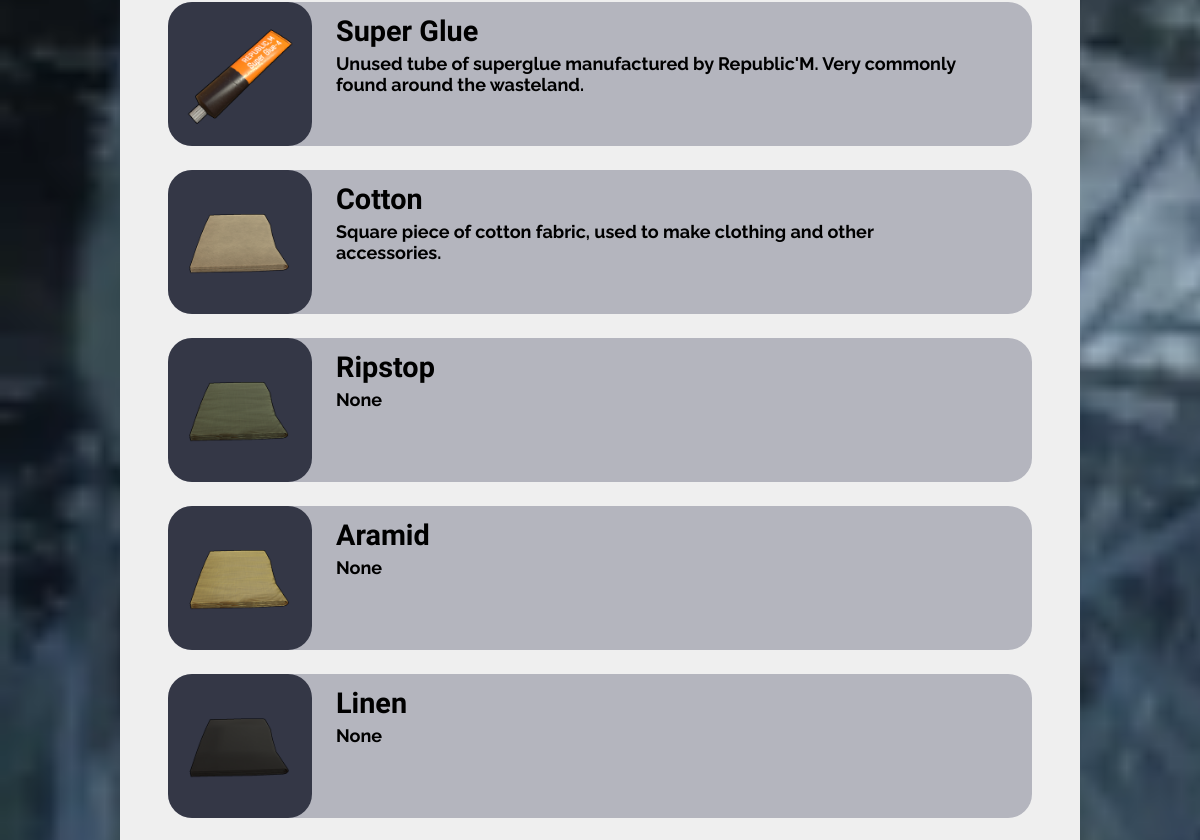
/items (middle part), run on an earlier commit of the app's database.
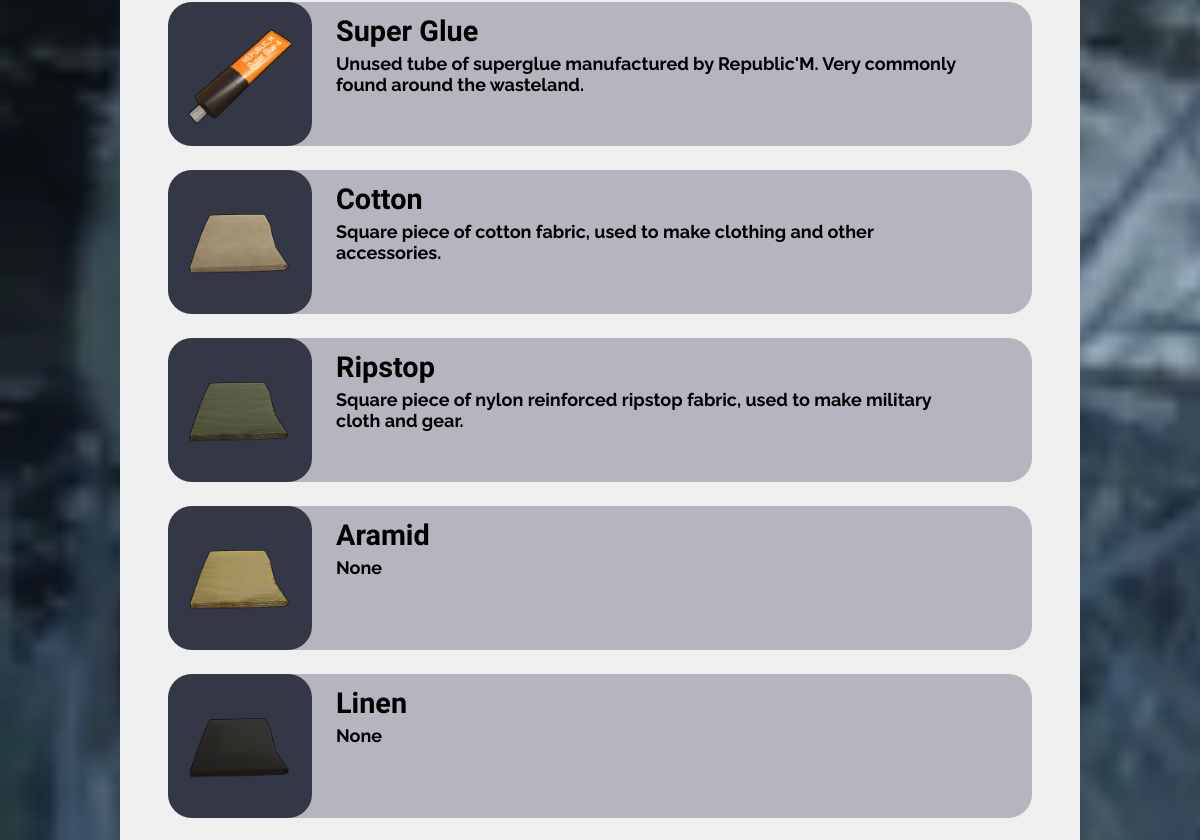
And on a later commit of the database.
### tables this page shows
CREATE TABLE junk (id INTEGER PRIMARY KEY, name TEXT, stack INTEGER, description TEXT, image TEXT);

### Flask/routes.py (the view)
@app.route("/items")
def all_items():
    conn = sqlite3.connect('delta.db')
    cur = conn.cursor()
    search_query = request.args.get('search', '')
    if search_query:
       cur.execute("SELECT id, name, description, image FROM junk WHERE name LIKE ? ORDER BY id", ('%' + search_query + '%',))
    else:
        cur.execute("SELECT id, name, description, image FROM junk ORDER BY id")
    results = cur.fetchall()
    conn.close()
    return render_template('items.html', params=results, title="Items", search=search_query, easter_egg_queries=easter_egg_queries)

### Flask/templates/items.html (shortened to what this page needs)
{% extends "partials/layout.html" %}
{% block content %}
{% set is_easter_egg = search and search|lower in easter_egg_queries %}
{% if params %}
{% for item in params %}
<div class="row">
    <a href="{{ url_for('item', id=item[0]) }}">
        <img src="/static/images/items/junk/{{item[3]}}" class="icon">
    </a>
    <div>
        <h3>{{item[1]}}</h3>
        <h5>{{item[2]}}</h5>
    </div>
</div>
{% endfor %}
{% endif %}
{% endblock %}

### Flask/templates/partials/layout.html (shortened to what this page needs)
<!DOCTYPE html>
<html lang="en">
<head>
    <link rel="stylesheet" href="\static\css\style.css">
    <link rel="stylesheet" href="https://cdnjs.cloudflare.com/ajax/libs/font-awesome/6.4.0/css/all.min.css">
</head>
<body>
    <div class="page">
        <main>{% block content %}{% endblock %}</main>
    </body>
</html>

### Flask/static/css/style.css (style rules this page uses)
body { background-image: url("../images/background.png"); background-repeat: no-repeat; background-size: cover; background-attachment: fixed; margin: 0; font-family: "Raleway"; }
.page { background-color: #efefef; display: grid; grid-template-rows: auto 1fr auto; min-height: 90vh; min-width: 80vw; margin: 2vh 10vw 2vh 10vw; padding-bottom: 2vw; }
.icon { display: block; width: 9vw; height: 9vw; padding: 1.5vw; background-color: #343746; border-radius: 2vw; transition-duration: 0.3s; }
a { color: black; text-decoration: none; display: inline-block; transition-duration: 0.3s; }
h3 { color: black; font-size: 2.4vw; margin-top: 1vw; margin-left: 2vw; font-family: 'Bungee'; }
h5 { color: black; font-size: 1.5vw; margin: -2vw 5vw 0 2vw; }
.row { display: flex; margin: 0vw 4vw 2vw 4vw; flex: 1 1 auto; background-color: #b4b5be; border-radius: 2vw; }

What changed in the data, as far as the page shows it:
changed junk "Ripstop": description "None" → "Square piece of nylon reinforced ripstop fabric, used to make military cloth and gear."
